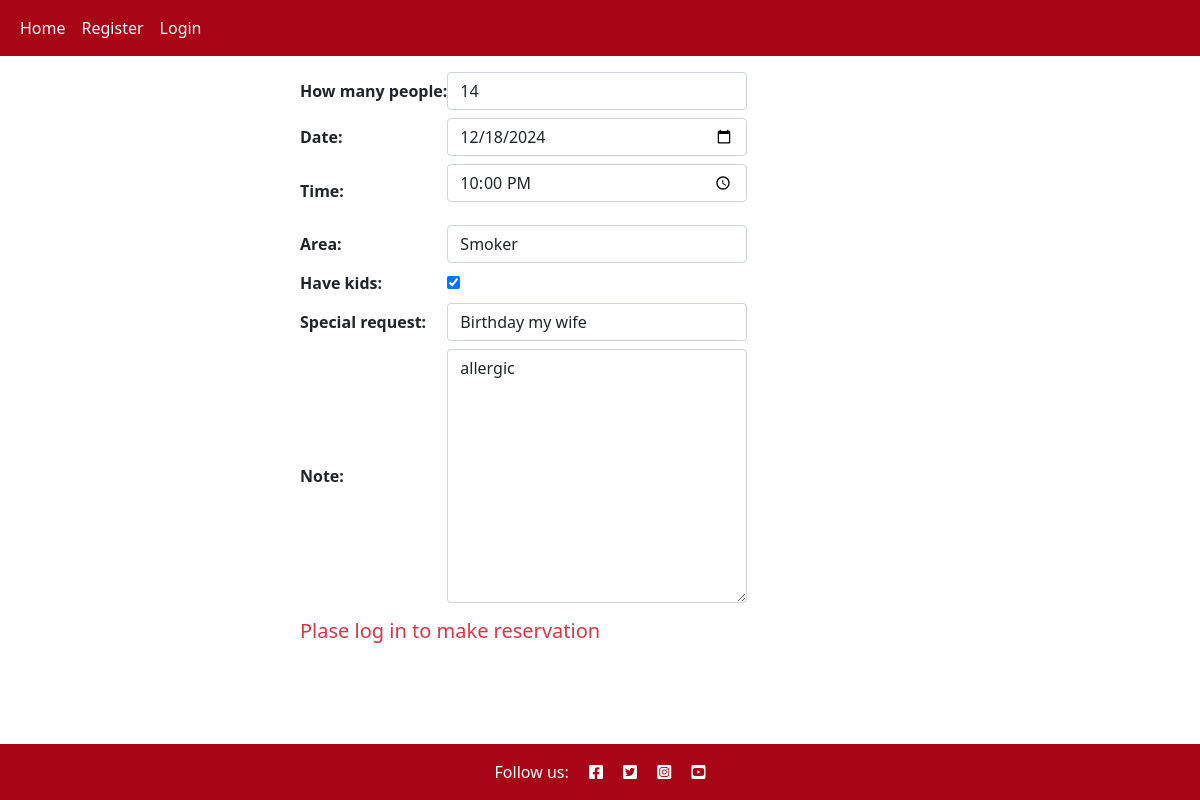
/reservations/edit_reservation/14, run on an earlier commit of the app's database.
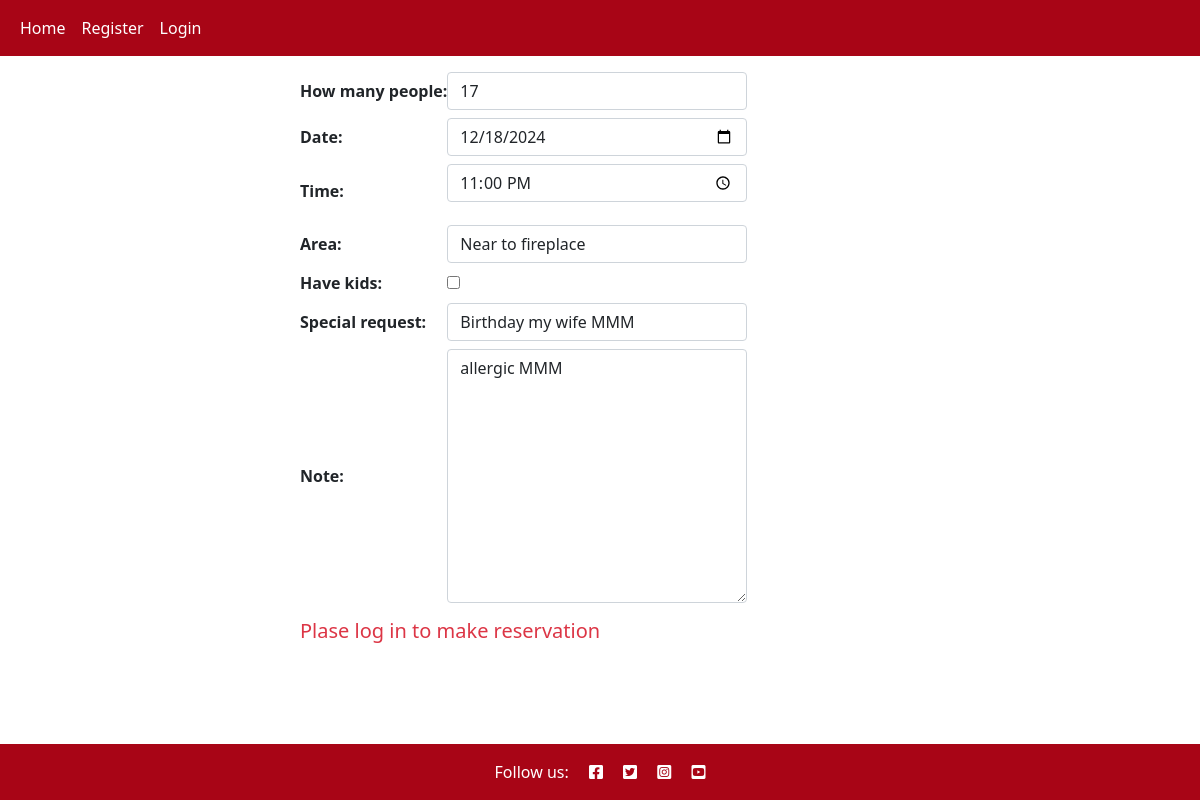
And on a later commit of the database.
### reservation/models.py (models this page shows)
class Reservation(models.Model):
    date = models.DateField()
    time = models.TimeField()
    area = models.IntegerField(choices=AREAS, default=0)
    how_many_people = models.IntegerField(
        default=1,
        validators=[
            MaxValueValidator(25),
            MinValueValidator(1)
        ])
    customer = models.ForeignKey(User, on_delete=models.CASCADE)
    have_kids = models.BooleanField(default=False)
    special_request = models.CharField(max_length=250, null=True)
    note = models.TextField(null=True)
    created_on = models.DateTimeField(auto_now_add=True)

### reservation/views.py (the view, shortened to what this page needs)
def edit_reservation(request, reservation_id):
    print(' update ')
    reservation = get_object_or_404(Reservation,pk=reservation_id)
    reservation_form = ReservationForm(initial={
        'how_many_people': reservation.how_many_people,
        'date': reservation.date,
        'time': reservation.time,
        'area': reservation.area,
        'have_kids': reservation.have_kids,
        'special_request': reservation.special_request,
        'note': reservation.note
    })
    return render(
        request,
        'reservation/reserve.html',
        {'reservation_form': reservation_form}
    )

### reservation/templates/reservation/reserve.html (shortened to what this page needs)
{% extends 'base.html'%}
{% block content%}
<div class="d-flex justify-content-center">
<div class="col-md-6">
    <form method="post" id="reservationForm">
    <table>
        {{reservation_form}}
    </table>
    {% if user.is_authenticated %}
    <div class="mt-4 d-flex">
        <button type="submit" id="submitButton" class="btn btn-success mb-3" style="width: 27%;">
            Reserve
        </button>
    </div>
    {% else %}
    <div class="mt-3">
        <h5 class="text-danger">Plase log in to make reservation </h5>
    </div>
    {% endif %}
  </form>
</div>
</div>
{% endblock %}

What changed in the data, as far as the page shows it:
changed Reservation: how_many_people "14" → "17"; time "22:00:00" → "23:00:00"; area "Smoker" → "Near to fireplace"; have_kids "☑" → "☐"; special_request "Birthday my wife" → "Birthday my wife MMM"; note "allergic" → "allergic MMM"
